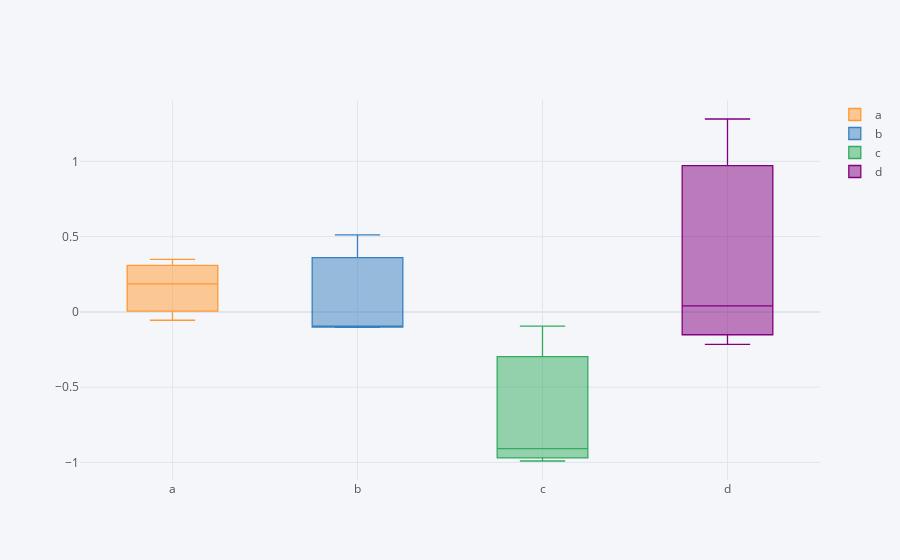

The notebook cell saved with this chart:
### Code cell
#box plot
df.iplot(kind='box')

### Figure 1 — Plotly figure (JSON) as saved in the notebook; plotly's stock layout.template omitted (floating-point values rounded to 4 significant figures)
{"data": [{"boxpoints": false, "line": {"width": 1.3}, "marker": {"color": "rgba(255, 153, 51, 1.0)"}, "name": "a", "orientation": "v", "type": "box", "y": [0.3493, -0.05547, 0.1866]}, {"boxpoints": false, "line": {"width": 1.3}, "marker": {"color": "rgba(55, 128, 191, 1.0)"}, "name": "b", "orientation": "v", "type": "box", "y": [0.5116, -0.0941, -0.1033]}, {"boxpoints": false, "line": {"width": 1.3}, "marker": {"color": "rgba(50, 171, 96, 1.0)"}, "name": "c", "orientation": "v", "type": "box", "y": [-0.9907, -0.9087, -0.09402]}, {"boxpoints": false, "line": {"width": 1.3}, "marker": {"color": "rgba(128, 0, 128, 1.0)"}, "name": "d", "orientation": "v", "type": "box", "y": [-0.216, 0.04052, 1.281]}], "layout": {"legend": {"bgcolor": "#F5F6F9", "font": {"color": "#4D5663"}}, "paper_bgcolor": "#F5F6F9", "plot_bgcolor": "#F5F6F9", "title": {"font": {"color": "#4D5663"}}, "xaxis": {"gridcolor": "#E1E5ED", "showgrid": true, "tickfont": {"color": "#4D5663"}, "title": {"font": {"color": "#4D5663"}, "text": ""}, "zerolinecolor": "#E1E5ED"}, "yaxis": {"gridcolor": "#E1E5ED", "showgrid": true, "tickfont": {"color": "#4D5663"}, "title": {"font": {"color": "#4D5663"}, "text": ""}, "zerolinecolor": "#E1E5ED"}}}
